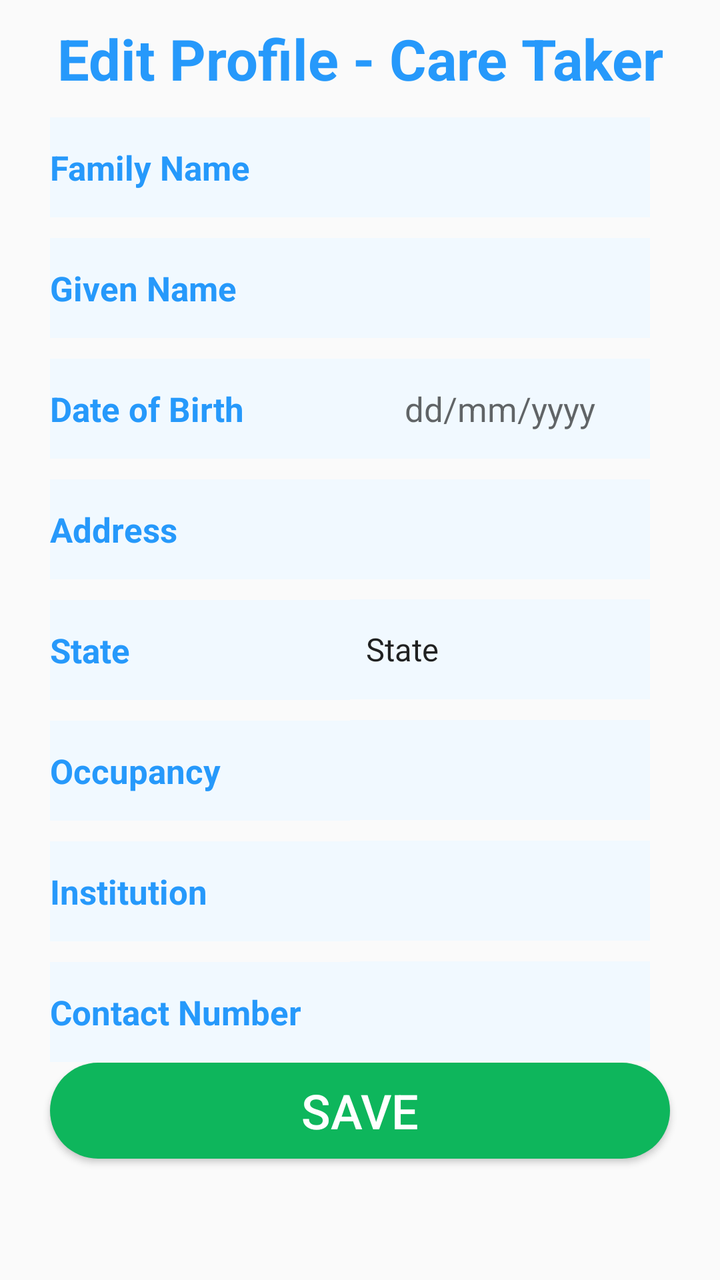
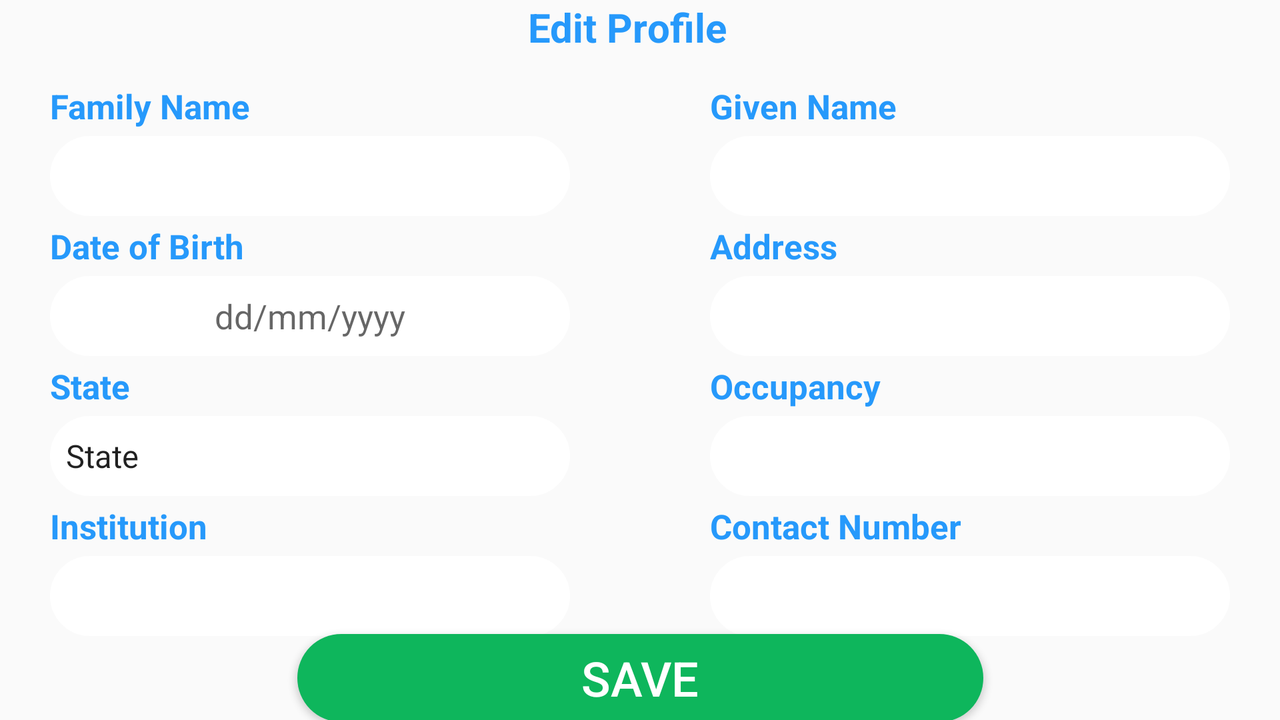

Compare how this app lays out the same screen by default and in its alternative resource folder. The renders come first, then the two layout files and the values they reference.
<!-- AndroidManifest.xml: application theme AppTheme -->
<!-- res/layout/activity_editprofile.xml -->
<?xml version="1.0" encoding="utf-8"?>
<androidx.constraintlayout.widget.ConstraintLayout xmlns:android="http://schemas.android.com/apk/res/android"
    android:layout_width="match_parent"
    android:layout_height="match_parent"
    xmlns:app="http://schemas.android.com/apk/res-auto">

    <androidx.appcompat.widget.AppCompatTextView
        android:id="@+id/editProfileTitle"
        android:layout_width="0dp"
        android:layout_height="38dp"
        android:text="Edit Profile - Care Taker"
        android:gravity="center"
        android:autoSizeTextType="uniform"
        android:textStyle="bold"
        android:textColor="#2699fb"
        android:layout_marginTop="10dp"
        android:layout_marginLeft="25dp"
        android:layout_marginRight="25dp"
        app:layout_constraintBottom_toTopOf="@id/editfamilyname"
        app:layout_constraintTop_toTopOf="parent"
        app:layout_constraintStart_toStartOf="parent"
        app:layout_constraintEnd_toEndOf="parent" />

    <TextView
        android:id="@+id/editfamilyname"
        android:layout_width="0dp"
        android:layout_height="50dp"
        android:text="Family Name"
        android:textStyle="bold"
        android:textSize="17sp"
        android:textColor="#2699fb"
        android:background="@drawable/edit_profile_bg"
        android:gravity="fill"
        android:layout_marginLeft="25dp"
        android:layout_marginRight="0dp"
        android:layout_marginTop="10dp"
        app:layout_constraintBottom_toTopOf="@id/editgivenName"
        app:layout_constraintStart_toStartOf="parent"
        app:layout_constraintTop_toBottomOf="@id/editProfileTitle"
        app:layout_constraintEnd_toStartOf="@id/familynameField"/>

    <EditText
        android:id="@+id/familynameField"
        android:layout_width="0dp"
        android:layout_height="50dp"
        android:textSize="17sp"
        android:textColor="#2699fb"
        android:layout_marginTop="10dp"
        android:layout_marginRight="35dp"
        android:background="@drawable/edit_profile_bg"
        app:layout_constraintBottom_toTopOf="@id/givennameField"
        app:layout_constraintEnd_toEndOf="parent"
        app:layout_constraintTop_toBottomOf="@id/editProfileTitle"
        app:layout_constraintStart_toEndOf="@id/editfamilyname"/>

    <TextView
        android:id="@+id/editgivenName"
        android:layout_width="0dp"
        android:layout_height="50dp"
        android:text="Given Name"
        android:textSize="17sp"
        android:textStyle="bold"
        android:textColor="#2699fb"
        android:gravity="fill"
        android:background="@drawable/edit_profile_bg"
        android:layout_marginLeft="25dp"
        android:layout_marginRight="0dp"
        android:layout_marginTop="10dp"
        app:layout_constraintBottom_toTopOf="@id/editdob"
        app:layout_constraintStart_toStartOf="parent"
        app:layout_constraintTop_toBottomOf="@id/editfamilyname"
        app:layout_constraintEnd_toStartOf="@id/givennameField"/>

    <EditText
        android:id="@+id/givennameField"
        android:layout_width="0dp"
        android:layout_height="50dp"
        android:textSize="17sp"
        android:background="@drawable/edit_profile_bg"
        android:layout_marginTop="10dp"
        android:layout_marginRight="35dp"
        app:layout_constraintEnd_toEndOf="parent"
        app:layout_constraintBottom_toTopOf="@id/dobField"
        app:layout_constraintTop_toBottomOf="@id/familynameField"
        app:layout_constraintStart_toEndOf="@id/editgivenName"/>

    <TextView
        android:id="@+id/editdob"
        android:layout_width="0dp"
        android:layout_height="50dp"
        android:text="Date of Birth"
        android:textSize="17sp"
        android:textStyle="bold"
        android:textColor="#2699fb"
        android:gravity="fill"
        android:background="@drawable/edit_profile_bg"
        android:layout_marginLeft="25dp"
        android:layout_marginRight="0dp"
        android:layout_marginTop="10dp"
        app:layout_constraintBottom_toTopOf="@id/ediAddress"
        app:layout_constraintStart_toStartOf="parent"
        app:layout_constraintTop_toBottomOf="@id/editgivenName"
        app:layout_constraintEnd_toStartOf="@id/dobField"/>

    <EditText
        android:id="@+id/dobField"
        android:layout_width="0dp"
        android:layout_height="50dp"
        android:textSize="17sp"
        android:textColor="#2699fb"
        android:hint="dd/mm/yyyy"
        android:gravity="center"
        android:background="@drawable/edit_profile_bg"
        android:layout_marginTop="10dp"
        android:layout_marginRight="35dp"
        app:layout_constraintEnd_toEndOf="parent"
        app:layout_constraintBottom_toTopOf="@id/addressField"
        app:layout_constraintTop_toBottomOf="@id/givennameField"
        app:layout_constraintStart_toEndOf="@id/editdob"/>

    <TextView
        android:id="@+id/ediAddress"
        android:layout_width="0dp"
        android:layout_height="50dp"
        android:text="Address"
        android:textSize="17sp"
        android:textStyle="bold"
        android:textColor="#2699fb"
        android:gravity="fill"
        android:background="@drawable/edit_profile_bg"
        android:layout_marginLeft="25dp"
        android:layout_marginRight="0dp"
        android:layout_marginTop="10dp"
        app:layout_constraintBottom_toTopOf="@id/editState"
        app:layout_constraintStart_toStartOf="parent"
        app:layout_constraintTop_toBottomOf="@id/editdob"
        app:layout_constraintEnd_toStartOf="@id/addressField"/>

    <EditText
        android:id="@+id/addressField"
        android:layout_width="0dp"
        android:layout_height="50dp"
        android:textSize="17sp"
        android:textColor="#2699fb"
        android:background="@drawable/edit_profile_bg"
        android:layout_marginTop="10dp"
        android:layout_marginRight="35dp"
        app:layout_constraintEnd_toEndOf="parent"
        app:layout_constraintBottom_toTopOf="@id/stateSpinner"
        app:layout_constraintTop_toBottomOf="@id/dobField"
        app:layout_constraintStart_toEndOf="@id/ediAddress"/>

    <TextView
        android:id="@+id/editState"
        android:layout_width="0dp"
        android:layout_height="50dp"
        android:text="State"
        android:textSize="17sp"
        android:textStyle="bold"
        android:textColor="#2699fb"
        android:gravity="fill"
        android:background="@drawable/edit_profile_bg"
        android:layout_marginLeft="25dp"
        android:layout_marginRight="0dp"
        android:layout_marginTop="10dp"
        app:layout_constraintBottom_toTopOf="@id/editContact"
        app:layout_constraintStart_toStartOf="parent"
        app:layout_constraintTop_toBottomOf="@id/ediAddress"
        app:layout_constraintEnd_toStartOf="@id/stateSpinner"/>

    <Spinner
        android:id="@+id/stateSpinner"
        android:layout_width="0dp"
        android:layout_height="50dp"
        android:textSize="17sp"
        android:textColor="#2699fb"
        android:background="@drawable/edit_profile_bg"
        android:entries="@array/state_arrays"
        android:layout_marginTop="10dp"
        android:layout_marginRight="35dp"
        app:layout_constraintEnd_toEndOf="parent"
        app:layout_constraintBottom_toTopOf="@id/contactField"
        app:layout_constraintTop_toBottomOf="@id/addressField"
        app:layout_constraintStart_toEndOf="@id/editState"/>

    <TextView
        android:id="@+id/editContact"
        android:layout_width="0dp"
        android:layout_height="50dp"
        android:text="Occupancy"
        android:textSize="17sp"
        android:textStyle="bold"
        android:textColor="#2699fb"
        android:gravity="fill"
        android:background="@drawable/edit_profile_bg"
        android:layout_marginLeft="25dp"
        android:layout_marginRight="0dp"
        android:layout_marginTop="10dp"
        app:layout_constraintBottom_toTopOf="@id/editcondition"
        app:layout_constraintStart_toStartOf="parent"
        app:layout_constraintTop_toBottomOf="@id/editState"
        app:layout_constraintEnd_toStartOf="@id/contactField"/>

    <EditText
        android:id="@+id/contactField"
        android:layout_width="0dp"
        android:layout_height="50dp"
        android:textSize="17sp"
        android:textColor="#2699fb"
        android:background="@drawable/edit_profile_bg"
        android:layout_marginRight="35dp"
        android:layout_marginTop="10dp"
        app:layout_constraintEnd_toEndOf="parent"
        app:layout_constraintBottom_toTopOf="@id/conditionField"
        app:layout_constraintTop_toBottomOf="@id/stateSpinner"
        app:layout_constraintStart_toEndOf="@id/editContact"/>

    <TextView
        android:id="@+id/editcondition"
        android:layout_width="0dp"
        android:layout_height="50dp"
        android:text="Institution"
        android:textSize="17sp"
        android:textStyle="bold"
        android:textColor="#2699fb"
        android:gravity="fill"
        android:background="@drawable/edit_profile_bg"
        android:layout_marginLeft="25dp"
        android:layout_marginRight="0dp"
        android:layout_marginTop="10dp"
        app:layout_constraintBottom_toTopOf="@id/editAllergy"
        app:layout_constraintStart_toStartOf="parent"
        app:layout_constraintTop_toBottomOf="@id/editContact"
        app:layout_constraintEnd_toStartOf="@id/conditionField"/>

    <EditText
        android:id="@+id/conditionField"
        android:layout_width="0dp"
        android:layout_height="50dp"
        android:textSize="17sp"
        android:textColor="#2699fb"
        android:background="@drawable/edit_profile_bg"
        android:layout_marginTop="10dp"
        android:layout_marginRight="35dp"
        app:layout_constraintEnd_toEndOf="parent"
        app:layout_constraintBottom_toTopOf="@id/allergyField"
        app:layout_constraintTop_toBottomOf="@id/contactField"
        app:layout_constraintStart_toEndOf="@id/editcondition"/>

    <TextView
        android:id="@+id/editAllergy"
        android:layout_width="0dp"
        android:layout_height="50dp"
        android:text="Contact Number"
        android:textSize="17sp"
        android:textStyle="bold"
        android:textColor="#2699fb"
        android:gravity="fill"
        android:background="@drawable/edit_profile_bg"
        android:layout_marginLeft="25dp"
        android:layout_marginRight="0dp"
        android:layout_marginTop="10dp"
        app:layout_constraintStart_toStartOf="parent"
        app:layout_constraintTop_toBottomOf="@id/editcondition"
        app:layout_constraintBottom_toTopOf="@id/saveButton"
        app:layout_constraintEnd_toStartOf="@id/allergyField"/>

    <EditText
        android:id="@+id/allergyField"
        android:layout_width="0dp"
        android:layout_height="50dp"
        android:textSize="17sp"
        android:textColor="#2699fb"
        android:background="@drawable/edit_profile_bg"
        android:layout_marginTop="10dp"
        android:layout_marginRight="35dp"
        app:layout_constraintEnd_toEndOf="parent"
        app:layout_constraintBottom_toBottomOf="@id/editAllergy"
        app:layout_constraintTop_toBottomOf="@id/conditionField"
        app:layout_constraintStart_toEndOf="@id/editAllergy"/>

    <Button
        android:id="@+id/saveButton"
        android:layout_width="0dp"
        android:layout_height="wrap_content"
        android:layout_marginLeft="25dp"
        android:layout_marginRight="25dp"
        android:layout_marginBottom="60dp"
        android:background="@drawable/edit_profile_button"
        android:onClick="saveEditProfile"
        android:text="SAVE"
        android:textColor="#ffff"
        android:textSize="24sp"
        app:layout_constraintBottom_toBottomOf="parent"
        app:layout_constraintEnd_toEndOf="parent"
        app:layout_constraintStart_toStartOf="parent"
        app:layout_constraintTop_toBottomOf="@id/allergyField" />



</androidx.constraintlayout.widget.ConstraintLayout>
<!-- resources referenced by this layout -->
<resources>
  <string-array name="state_arrays">
          <item>"State"</item>
          <item>VIC</item>
          <item>NSW</item>
          <item>SA</item>
          <item>WA</item>
          <item>QLD</item>
          <item>TAS</item>
          <item>ACT</item>
      </string-array>
  <!-- drawable edit_profile_bg (drawable) -->
  <?xml version="1.0" encoding="utf-8"?>
  <selector xmlns:android="http://schemas.android.com/apk/res/android">
      <item>
          <shape android:shape="rectangle">
              <solid android:color="#F1F9FF"/>
          </shape>
      </item>
  </selector>
  <!-- drawable edit_profile_button (drawable) -->
  <?xml version="1.0" encoding="utf-8"?>
  <selector xmlns:android="http://schemas.android.com/apk/res/android">
      <item>
          <shape android:shape="rectangle">
              <solid android:color="#0EB65C"/>
              <corners android:radius="30dp"/>
          </shape>
      </item>
  </selector>
  <style name="AppTheme" parent="Theme.AppCompat.Light.NoActionBar">
          
          <item name="colorPrimary">@color/purple500</item>
          <item name="colorPrimaryDark">@color/purple700</item>
          <item name="colorAccent">@color/teal200</item>
      </style>
  <color name="purple500">#6200EE</color>
  <color name="purple700">#3700B3</color>
  <color name="teal200">#03DAC5</color>
</resources>
<!-- res/layout-land/activity_editprofile.xml (the author's variant of the layout above) -->
<!-- drawn on the phone turned sideways -->
<?xml version="1.0" encoding="utf-8"?>
<androidx.constraintlayout.widget.ConstraintLayout xmlns:android="http://schemas.android.com/apk/res/android"
    android:layout_width="match_parent"
    android:layout_height="match_parent"
    xmlns:app="http://schemas.android.com/apk/res-auto">

    <TextView
        android:id="@+id/editProfileTitle"
        android:layout_width="112dp"
        android:layout_height="38dp"
        android:text="Edit Profile"
        android:textSize="20sp"
        android:textStyle="bold"
        android:textColor="#2699fb"
        android:layout_marginTop="0dp"
        app:layout_constraintTop_toTopOf="parent"
        app:layout_constraintStart_toStartOf="parent"
        app:layout_constraintEnd_toEndOf="parent" />

    <TextView
        android:id="@+id/editfamilyname"
        android:layout_width="0dp"
        android:layout_height="30dp"
        android:layout_marginLeft="25dp"
        android:layout_marginTop="0dp"
        android:gravity="fill"
        android:text="Family Name"
        android:textColor="#2699fb"
        android:textSize="17sp"
        android:textStyle="bold"
        app:layout_constraintEnd_toStartOf="@id/editgivenName"
        app:layout_constraintBottom_toTopOf="@id/familynameField"
        app:layout_constraintStart_toStartOf="parent"
        app:layout_constraintTop_toBottomOf="@id/editProfileTitle" />

    <EditText
        android:id="@+id/familynameField"
        android:layout_width="0dp"
        android:layout_height="40dp"
        android:layout_marginLeft="25dp"
        android:background="@drawable/edittext_bg"
        android:textColor="#2699fb"
        android:textSize="17sp"
        app:layout_constraintEnd_toStartOf="@id/givennameField"
        app:layout_constraintStart_toStartOf="parent"
        app:layout_constraintTop_toBottomOf="@id/editfamilyname"
        app:layout_constraintBottom_toTopOf="@id/editdob"/>

    <TextView
        android:id="@+id/editgivenName"
        android:layout_width="0dp"
        android:layout_height="30dp"
        android:text="Given Name"
        android:textSize="17sp"
        android:textStyle="bold"
        android:textColor="#2699fb"
        android:layout_marginTop="0dp"
        android:layout_marginLeft="70dp"
        android:layout_marginRight="25dp"
        android:gravity="fill"
        app:layout_constraintBottom_toTopOf="@id/givennameField"
        app:layout_constraintTop_toBottomOf="@id/editProfileTitle"
        app:layout_constraintEnd_toEndOf="parent"
        app:layout_constraintStart_toEndOf="@id/editfamilyname"/>

    <EditText
        android:id="@+id/givennameField"
        android:layout_width="0dp"
        android:layout_height="40dp"
        android:textSize="17sp"
        android:textColor="#2699fb"
        android:background="@drawable/edittext_bg"
        android:layout_marginRight="25dp"
        android:layout_marginTop="0dp"
        android:layout_marginLeft="70dp"
        app:layout_constraintTop_toBottomOf="@id/editgivenName"
        app:layout_constraintEnd_toEndOf="parent"
        app:layout_constraintStart_toEndOf="@id/familynameField"
        app:layout_constraintBottom_toTopOf="@id/ediAddress"/>

    <TextView
        android:id="@+id/editdob"
        android:layout_width="0dp"
        android:layout_height="30dp"
        android:gravity="fill"
        android:text="Date of Birth"
        android:textColor="#2699fb"
        android:textSize="17sp"
        android:textStyle="bold"
        android:layout_marginTop="0dp"
        android:layout_marginLeft="25dp"
        app:layout_constraintStart_toStartOf="parent"
        app:layout_constraintTop_toBottomOf="@id/familynameField"
        app:layout_constraintEnd_toStartOf="@id/ediAddress"
        app:layout_constraintBottom_toTopOf="@id/dobField"/>

    <EditText
        android:id="@+id/dobField"
        android:layout_width="0dp"
        android:layout_height="40dp"
        android:textSize="17sp"
        android:textColor="#2699fb"
        android:hint="dd/mm/yyyy"
        android:gravity="center"
        android:background="@drawable/edittext_bg"
        android:layout_marginTop="0dp"
        android:layout_marginLeft="25dp"
        app:layout_constraintStart_toStartOf="parent"
        app:layout_constraintTop_toBottomOf="@id/editdob"
        app:layout_constraintEnd_toStartOf="@id/addressField"
        app:layout_constraintBottom_toTopOf="@id/editState"/>

    <TextView
        android:id="@+id/ediAddress"
        android:layout_width="0dp"
        android:layout_height="30dp"
        android:text="Address"
        android:textSize="17sp"
        android:textStyle="bold"
        android:textColor="#2699fb"
        android:gravity="fill"
        android:layout_marginLeft="70dp"
        android:layout_marginRight="25dp"
        android:layout_marginTop="0dp"
        app:layout_constraintEnd_toEndOf="parent"
        app:layout_constraintTop_toBottomOf="@id/givennameField"
        app:layout_constraintStart_toEndOf="@id/editdob"
        app:layout_constraintBottom_toTopOf="@id/addressField"/>

    <EditText
        android:id="@+id/addressField"
        android:layout_width="0dp"
        android:layout_height="40dp"
        android:textSize="17sp"
        android:textColor="#2699fb"
        android:background="@drawable/edittext_bg"
        android:layout_marginTop="0dp"
        android:layout_marginRight="25dp"
        android:layout_marginLeft="70dp"
        app:layout_constraintEnd_toEndOf="parent"
        app:layout_constraintTop_toBottomOf="@id/ediAddress"
        app:layout_constraintStart_toEndOf="@id/dobField"
        app:layout_constraintBottom_toTopOf="@id/editOccupancy"
        />

    <TextView
        android:id="@+id/editState"
        android:layout_width="0dp"
        android:layout_height="30dp"
        android:layout_marginLeft="25dp"
        android:layout_marginTop="0dp"
        android:gravity="fill"
        android:text="State"
        android:textColor="#2699fb"
        android:textSize="17sp"
        android:textStyle="bold"
        app:layout_constraintStart_toStartOf="parent"
        app:layout_constraintTop_toBottomOf="@id/dobField"
        app:layout_constraintEnd_toStartOf="@id/editOccupancy"
        app:layout_constraintBottom_toTopOf="@id/stateSpinner"/>

    <Spinner
        android:id="@+id/stateSpinner"
        android:layout_width="0dp"
        android:layout_height="40dp"
        android:textSize="17sp"
        android:textColor="#2699fb"
        android:background="@drawable/edittext_bg"
        android:entries="@array/state_arrays"
        android:layout_marginTop="0dp"
        android:layout_marginLeft="25dp"
        app:layout_constraintStart_toStartOf="parent"
        app:layout_constraintTop_toBottomOf="@id/editState"
        app:layout_constraintEnd_toStartOf="@id/occupancyField"
        app:layout_constraintBottom_toTopOf="@id/editInstitution"/>

    <TextView
        android:id="@+id/editOccupancy"
        android:layout_width="0dp"
        android:layout_height="30dp"
        android:text="Occupancy"
        android:textSize="17sp"
        android:textStyle="bold"
        android:textColor="#2699fb"
        android:layout_marginLeft="70dp"
        android:layout_marginRight="25dp"
        android:layout_marginTop="0dp"
        android:gravity="fill"
        app:layout_constraintEnd_toEndOf="parent"
        app:layout_constraintTop_toBottomOf="@id/addressField"
        app:layout_constraintStart_toEndOf="@id/editState"
        app:layout_constraintBottom_toTopOf="@id/occupancyField"/>

    <EditText
        android:id="@+id/occupancyField"
        android:layout_width="0dp"
        android:layout_height="40dp"
        android:textSize="17sp"
        android:textColor="#2699fb"
        android:background="@drawable/edittext_bg"
        app:layout_constraintEnd_toEndOf="parent"
        android:layout_marginTop="0dp"
        android:layout_marginRight="25dp"
        android:layout_marginLeft="70dp"
        app:layout_constraintTop_toBottomOf="@id/editOccupancy"
        app:layout_constraintStart_toEndOf="@id/stateSpinner"
        app:layout_constraintBottom_toTopOf="@id/editContact"/>

    <TextView
        android:id="@+id/editInstitution"
        android:layout_width="0dp"
        android:layout_height="30dp"
        android:text="Institution"
        android:textSize="17sp"
        android:textStyle="bold"
        android:textColor="#2699fb"
        android:gravity="fill"
        android:layout_marginLeft="25dp"
        android:layout_marginTop="0dp"
        app:layout_constraintTop_toBottomOf="@id/stateSpinner"
        app:layout_constraintStart_toStartOf="parent"
        app:layout_constraintEnd_toStartOf="@id/editContact"/>

    <EditText
        android:id="@+id/institutionField"
        android:layout_width="0dp"
        android:layout_height="40dp"
        android:textSize="17sp"
        android:textColor="#2699fb"
        android:background="@drawable/edittext_bg"
        android:layout_marginLeft="25dp"
        android:layout_marginTop="0dp"
        app:layout_constraintTop_toBottomOf="@id/editInstitution"
        app:layout_constraintStart_toStartOf="parent"
        app:layout_constraintEnd_toStartOf="@id/contactField"/>

    <TextView
        android:id="@+id/editContact"
        android:layout_width="0dp"
        android:layout_height="30dp"
        android:text="Contact Number"
        android:textSize="17sp"
        android:textStyle="bold"
        android:textColor="#2699fb"
        android:gravity="fill"
        android:layout_marginLeft="70dp"
        android:layout_marginRight="25dp"
        app:layout_constraintEnd_toEndOf="parent"
        app:layout_constraintTop_toBottomOf="@id/occupancyField"
        app:layout_constraintStart_toEndOf="@id/editInstitution" />

    <EditText
        android:id="@+id/contactField"
        android:layout_width="0dp"
        android:layout_height="40dp"
        android:textSize="17sp"
        android:textColor="#2699fb"
        android:background="@drawable/edittext_bg"
        android:layout_marginLeft="70dp"
        android:layout_marginRight="25dp"
        android:layout_marginTop="0dp"
        app:layout_constraintEnd_toEndOf="parent"
        app:layout_constraintTop_toBottomOf="@id/editContact"
        app:layout_constraintStart_toEndOf="@id/institutionField"
/>
    
    <Button
        android:id="@+id/saveButton"
        android:layout_width="343dp"
        android:layout_height="44dp"
        android:background="@drawable/edit_profile_button"
        android:text="SAVE"
        android:textColor="#ffff"
        android:textSize="24sp"
        android:layout_marginTop="0dp"
        app:layout_constraintBottom_toBottomOf="parent"
        app:layout_constraintStart_toStartOf="parent"
        app:layout_constraintEnd_toEndOf="parent"
        app:layout_constraintTop_toBottomOf="@id/contactField"/>

</androidx.constraintlayout.widget.ConstraintLayout>
<!-- resources referenced by the variant -->
<!-- as the phone turned sideways resolves them -->
<resources>
  <string-array name="state_arrays">
          <item>"State"</item>
          <item>VIC</item>
          <item>NSW</item>
          <item>SA</item>
          <item>WA</item>
          <item>QLD</item>
          <item>TAS</item>
          <item>ACT</item>
      </string-array>
  <!-- drawable edit_profile_button (drawable) -->
  <?xml version="1.0" encoding="utf-8"?>
  <selector xmlns:android="http://schemas.android.com/apk/res/android">
      <item>
          <shape android:shape="rectangle">
              <solid android:color="#0EB65C"/>
              <corners android:radius="30dp"/>
          </shape>
      </item>
  </selector>
  <!-- drawable edittext_bg (drawable) -->
  <?xml version="1.0" encoding="utf-8"?>
  <selector xmlns:android="http://schemas.android.com/apk/res/android">
      <item>
          <shape android:shape="rectangle">
              <solid android:color="#fff"/>
              <stroke android:width="1dp" android:color="#fff"/>
              <corners android:radius="5dp"/>
              
              <corners
                  android:topLeftRadius="20dp"
                  android:topRightRadius="20dp"
                  android:bottomLeftRadius="20dp"
                  android:bottomRightRadius="20dp"
                  />
          </shape>
      </item>
  </selector>
  <style name="AppTheme" parent="Theme.AppCompat.Light.NoActionBar">
          
          <item name="colorPrimary">@color/purple500</item>
          <item name="colorPrimaryDark">@color/purple700</item>
          <item name="colorAccent">@color/teal200</item>
      </style>
  <color name="purple500">#6200EE</color>
  <color name="purple700">#3700B3</color>
  <color name="teal200">#03DAC5</color>
</resources>
